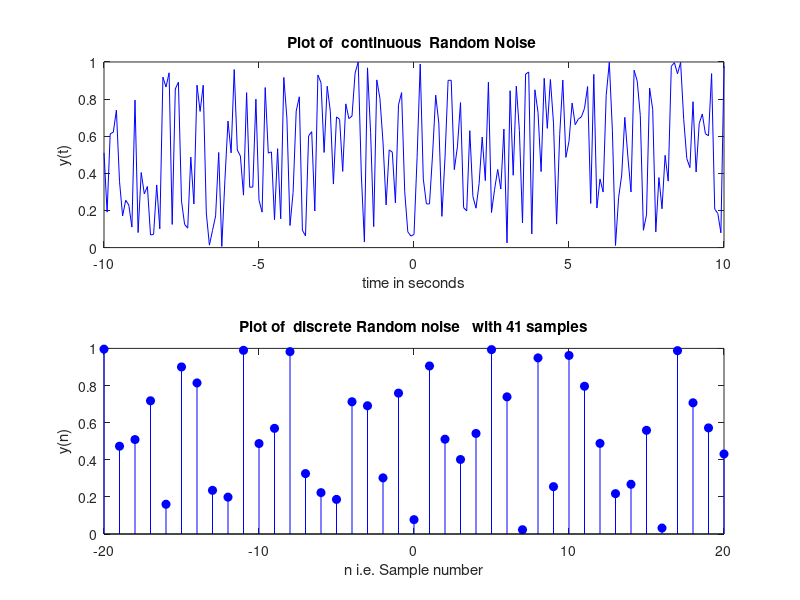

Source code (MATLAB):
%The Code is for Random wave
t=-10:0.1:10;
y=rand(size(t));
subplot(2,1,1);
plot(t,y,'b');
xlabel('time in seconds');
ylabel('y(t)');
title('Plot of  continuous  Random Noise ');

%Discrete dirac delta ramp
n = -20:1:20;
y_n= rand(size(n));
subplot(2,1,2);
stem(n,y_n,'b','filled');
xlabel('n i.e. Sample number');
ylabel('y(n)');
title('Plot of  discrete Random noise   with 41 samples');

print('Random Noise','-dpng')